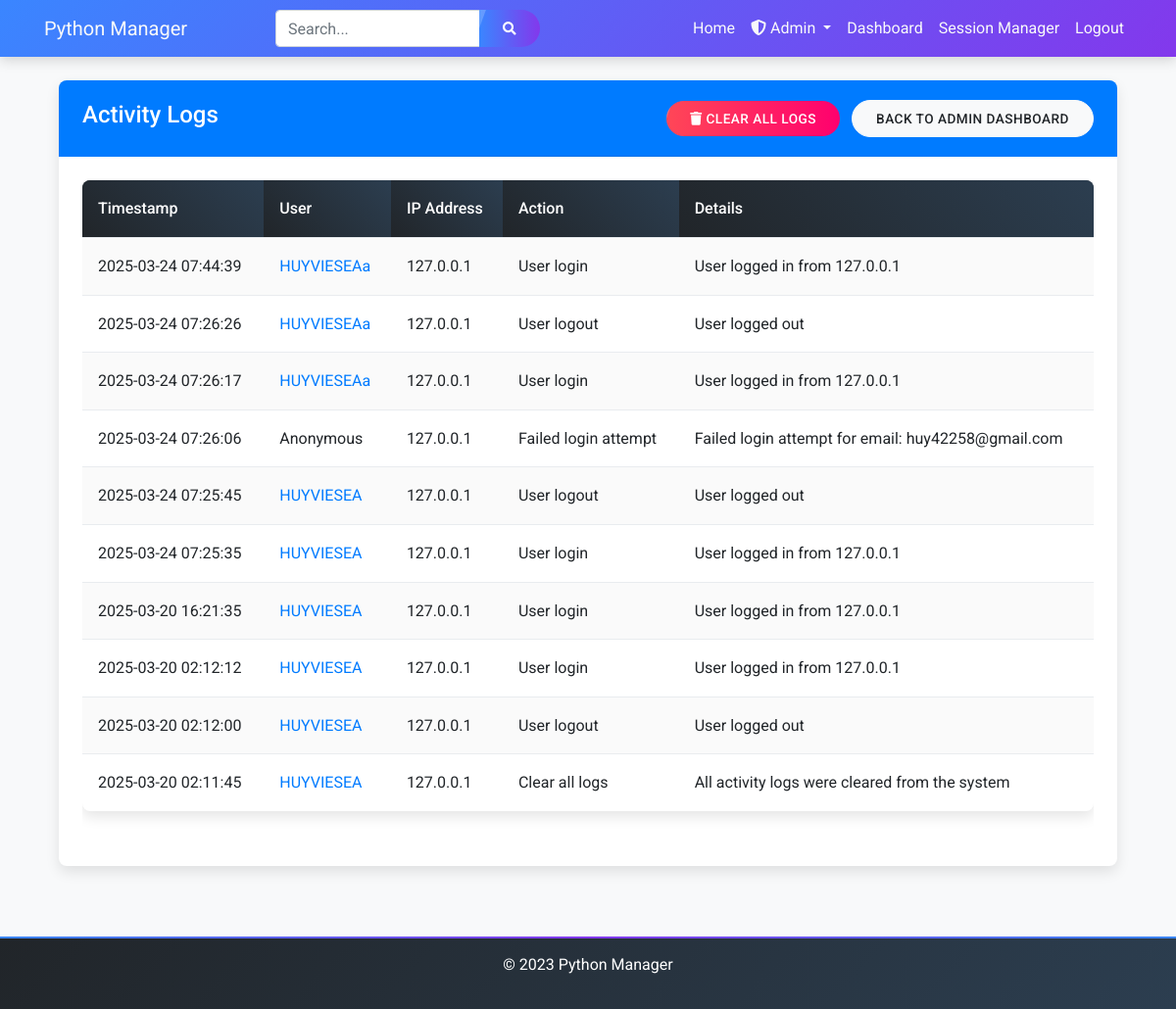
/admin/logs (signed in), run on the app's committed database.
### models.py (models this page shows, shortened)
class ActivityLog(db.Model):
    id = db.Column(db.Integer, primary_key=True)
    user_id = db.Column(db.Integer, db.ForeignKey('user.id'), nullable=True)
    user = db.relationship('User', backref='activities')
    action = db.Column(db.String(128), nullable=False)
    details = db.Column(db.Text, nullable=True)
    ip_address = db.Column(db.String(45), nullable=True)  # IPv6 can be up to 45 chars
    timestamp = db.Column(db.DateTime, default=datetime.utcnow)

class User(UserMixin, db.Model):
    id = db.Column(db.Integer, primary_key=True)
    username = db.Column(db.String(80), unique=True, nullable=False)
    email = db.Column(db.String(120), unique=True, nullable=False)
    password_hash = db.Column(db.String(256))
    role = db.Column(db.String(20), default='user')  # 'admin_manager', 'admin', or 'user'
    created_at = db.Column(db.DateTime, default=datetime.utcnow)
    def is_admin(self):
        return self.role in ['admin', 'admin_manager']
    def is_admin_manager(self):
        return self.role == 'admin_manager'

### app.py (the view)
@app.route('/admin/logs')
@login_required
@admin_required
def activity_logs():
    page = request.args.get('page', 1, type=int)
    per_page = int(SystemSetting.get_setting('items_per_page', 25))
    logs = ActivityLog.query.order_by(ActivityLog.timestamp.desc()).paginate(
        page=page, per_page=per_page
    )
    return render_template('admin/logs.html', logs=logs)

### app.py (called while the page is built)
@login_manager.user_loader
def load_user(id):
    return User.query.get(int(id))

### models.py (called while the page is built)
    @staticmethod
    def get_setting(key, default=None):
        setting = SystemSetting.query.filter_by(key=key).first()
        if setting is None:
            return default
        if setting.type == 'boolean':
            return setting.value.lower() in ('true', '1', 'yes')
        elif setting.type == 'integer':
            return int(setting.value) if setting.value else 0
        elif setting.type == 'float':
            return float(setting.value) if setting.value else 0.0
        return setting.value

### templates/admin/logs.html (shortened to what this page needs)
{% extends "index.html" %}
{% block content %}
<div class="container">
    <div class="row">
        <div class="col-md-12">
            <div class="card">
                <div class="card-header bg-primary text-white d-flex justify-content-between align-items-center">
                    <h4>Activity Logs</h4>
                    <div>
                        <button type="button" class="btn btn-danger btn-sm" data-toggle="modal" data-target="#clearLogsModal">
                            <i class="fas fa-trash"></i> Clear All Logs
                        </button>
                        <a href="{{ url_for('admin_dashboard') }}" class="btn btn-light btn-sm ml-2">Back to Admin Dashboard</a>
                    </div>
                </div>
                <div class="card-body">
                    <div class="table-responsive">
                        <table class="table table-striped">
                            <thead class="thead-dark">
                                <tr>
                                    <th>Timestamp</th>
                                    <th>User</th>
                                    <th>IP Address</th>
                                    <th>Action</th>
                                    <th>Details</th>
                                </tr>
                            </thead>
                            <tbody>
                                {% for log in logs.items %}
                                <tr>
                                    <td>{{ log.timestamp.strftime('%Y-%m-%d %H:%M:%S') }}</td>
                                    <td>
                                        {% if log.user %}
                                            <a href="{{ url_for('edit_user', user_id=log.user.id) }}">{{ log.user.username }}</a>
                                        {% else %}
                                            Anonymous
                                        {% endif %}
                                    </td>
                                    <td>{{ log.ip_address or 'N/A' }}</td>
                                    <td>{{ log.action }}</td>
                                    <td>{{ log.details or '' }}</td>
                                </tr>
                                {% else %}
                                <tr>
                                    <td colspan="5" class="text-center">No activity logs found</td>
                                </tr>
                                {% endfor %}
                            </tbody>
                        </table>
                    </div>
                </div>
            </div>
        </div>
    </div>
</div>
{% endblock %}

### static/css/base.css (style rules this page uses)
:root { --primary-color: #3a86ff; --secondary-color: #8338ec; --accent-color: #3a0ca3; --success-color: #38b000; --warning-color: #ffbe0b; --danger-color: #ff006e; --light-bg: #f8f9fa; --dark-bg: #212529; --text-color: #343a40; --text-light: #f8f9fa; --border-radius: 8px; --box-shadow: 0 6px 14px rgba(0, 0, 0, 0.1); --transition: all 0.3s cubic-bezier(0.25, 0.8, 0.25, 1); }
body { font-family: 'Roboto', sans-serif; background-color: var(--light-bg); color: var(--text-color); line-height: 1.6; position: relative; overflow-x: hidden; }
.card { margin-bottom: 24px; border: none; border-radius: var(--border-radius); box-shadow: var(--box-shadow); transition: var(--transition); overflow: hidden; background: #ffffff; position: relative; }
.card-header { font-weight: 500; border-bottom: none; padding: 1.25rem 1.5rem; position: relative; z-index: 1; }
.card-header:after { content: ''; position: absolute; bottom: 0; left: 0; width: 100%; height: 1px; background: linear-gradient(to right, transparent, rgba(0, 0, 0, 0.1), transparent); }
.card-body { padding: 1.5rem; }
.btn { border-radius: 50px; padding: 0.5rem 1.5rem; transition: var(--transition); font-weight: 500; text-transform: uppercase; font-size: 0.85rem; letter-spacing: 0.5px; position: relative; overflow: hidden; }
.btn:after { content: ''; position: absolute; top: 0; left: -100%; width: 100%; height: 100%; background: rgba(255, 255, 255, 0.2); transform: skewX(-20deg); transition: all 0.6s ease; }
.btn-danger { background: linear-gradient(to right, #ff4757, var(--danger-color)); border: none; }
.table { box-shadow: var(--box-shadow); border-radius: var(--border-radius); overflow: hidden; margin-bottom: 2rem; }
.table thead th { background: linear-gradient(45deg, var(--dark-bg), #2c3e50); color: var(--text-light); border: none; padding: 1rem; font-weight: 500; }
.table-striped tbody tr:nth-of-type(odd) { background-color: rgba(0, 0, 0, 0.02); }
.table td { padding: 1rem; vertical-align: middle; border-top: 1px solid #e9ecef; }

### data on the page
ActivityLog: timestamp "2025-03-24 07:44:39", user.username "HUYVIESEAa", ip_address "127.0.0.1", action "User login", details "User logged in from 127.0.0.1"
ActivityLog: timestamp "2025-03-24 07:26:26", user.username "HUYVIESEAa", ip_address "127.0.0.1", action "User logout", details "User logged out"
ActivityLog: timestamp "2025-03-24 07:26:17", user.username "HUYVIESEAa", ip_address "127.0.0.1", action "User login", details "User logged in from 127.0.0.1"
ActivityLog: timestamp "2025-03-24 07:26:06", shows "Anonymous", ip_address "127.0.0.1", action "Failed login attempt", details "Failed login attempt for email: huy42258@gmail.com"
ActivityLog: timestamp "2025-03-24 07:25:45", user.username "HUYVIESEA", ip_address "127.0.0.1", action "User logout", details "User logged out"
ActivityLog: timestamp "2025-03-24 07:25:35", user.username "HUYVIESEA", ip_address "127.0.0.1", action "User login", details "User logged in from 127.0.0.1"
ActivityLog: timestamp "2025-03-20 16:21:35", user.username "HUYVIESEA", ip_address "127.0.0.1", action "User login", details "User logged in from 127.0.0.1"
ActivityLog: timestamp "2025-03-20 02:12:12", user.username "HUYVIESEA", ip_address "127.0.0.1", action "User login", details "User logged in from 127.0.0.1"
ActivityLog: timestamp "2025-03-20 02:12:00", user.username "HUYVIESEA", ip_address "127.0.0.1", action "User logout", details "User logged out"
ActivityLog: timestamp "2025-03-20 02:11:45", user.username "HUYVIESEA", ip_address "127.0.0.1", action "Clear all logs", details "All activity logs were cleared from the system"
